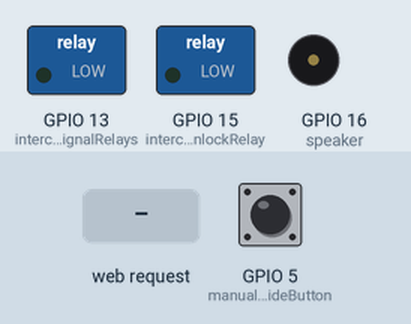
This sketch was run on a simulated ESP8266 (NodeMCU). Parts: switched loads named in the sketch (green lamp = pin HIGH), buzzer (waves = sounding, pin HIGH). The test bench sets the inputs (shaded band); at power-on: GPIO 5 (manualOverrideButton) HIGH. WiFi joins after 1.5 s; servers stay silent unless stated.

Above: at 1.2 s.
1.3 s: HTTP request GET /unlock=true received
At 1.7 s:
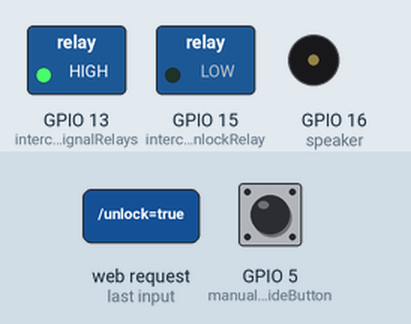
At 2.3 s:
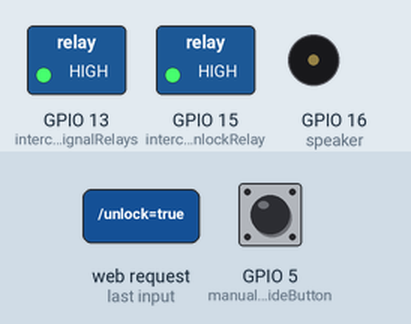
4.3 s: GPIO 5 (manualOverrideButton) pulled LOW for 3.2 s
At 7.9 s:
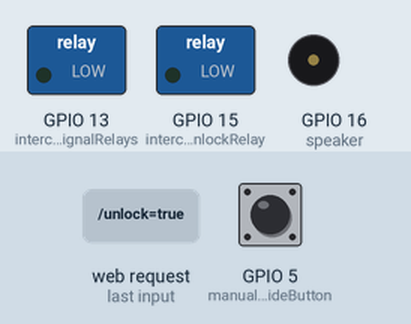
Timing chart, 0 to 9.4 s (numbered marks = the images above; inputs shaded):
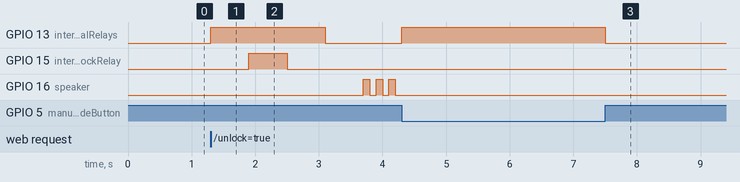

The sketch:

webserver-esp8266.ino
```cpp
#include <ESP8266WiFi.h>

const char* ssid = "hackafe.org";
const char* password = "";

#define manualOverrideButton 5
#define intercomSignalRelays 13
#define intercomUnlockRelay 15
#define speaker 16

byte buttonState = HIGH;
boolean isLocked = true;
String request = "";
String accessStatus = "";
String imageStatus = "";
String string1 = "HTTP/1.1 200 OK\n";
String string2 = "Content-Type: text/html\n";
String string3 = "\n"; // do not forget this one
String string4 = "", string5 = "", string6 = "", string7 = "";
String formString = "", buttonsString="", finalString = "";

//18-FE-34-A1-FE-94  esp mac

IPAddress ip(192, 168, 1, 78);
IPAddress gateway(192, 168, 1, 1);
IPAddress subnet(255, 255, 255, 0);

WiFiServer server(80);
WiFiClient client = server.available();

void renderPage(bool isLocked);
void makeSound();

void setup() {
  pinMode(intercomSignalRelays, OUTPUT);
  pinMode(intercomUnlockRelay, OUTPUT);
  pinMode(speaker, OUTPUT);
  digitalWrite(intercomSignalRelays, LOW);
  digitalWrite(intercomUnlockRelay, LOW);
  analogWrite(speaker, 0);

  WiFi.config(ip, gateway, subnet);
  WiFi.begin(ssid, password);

  server.begin();

  string4 = "<!DOCTYPE html>\n\
<html lang=\"en\">\n\
  <head>\n\
    <title>Hackafe door system</title>\n\
    <meta charset=\"UTF-8\" />\n\
    <meta name=\"viewport\" content=\"width=device-width, initial-scale=1, maximum-scale=1, user-scalable=no\" />\n\
    <link rel=\"stylesheet\" href=\"https://maxcdn.bootstrapcdn.com/bootstrap/3.3.7/css/bootstrap.min.css\" integrity=\"sha384-BVYiiSIFeK1dGmJRAkycuHAHRg32OmUcww7on3RYdg4Va+PmSTsz/K68vbdEjh4u\" crossorigin=\"anonymous\" />\n\
    <link rel=\"stylesheet\" href=\"https://hackafe.github.io/door-system/css/style.css\" />\n\
  </head>\n\
  <body>\n\
    <div class=\"container-fluid\">\n\
      <div class=\"row\">\n\
        <div class=\"col-sm-3\"></div>\n\
        <div class=\"col-sm-2\"></div>\n\
        <div class=\"col-sm-2\">\n\
          <a href=\"http://www.hackafe.org\" title=\"Hackafe website\">\n\
            <img class=\"img-responsive center-block\" src=\"https://hackafe.github.io/door-system/images/hackafe-logo-black-yellow-transparent.png\" draggable=\"false\" />\n\
          </a>\n\
        </div>\n\
        <div class=\"col-sm-2\"></div>\n\
        <div class=\"col-sm-3\"></div>\n\
      </div>\n\
  <div class=\"row\">\n\
        <div class=\"col-sm-3\"></div>\n\
        <div class=\"col-sm-2\"></div>\n\
        <div class=\"col-sm-2\">\n\
          <a href=\"/unlock=true\" class=\"a center-block\">\n\
          ";
          //imageStatus
         string5 = " </a>\n\
        </div>\n\
        <div class=\"col-sm-2\"></div>\n\
        <div class=\"col-sm-3\"></div>\n\
      </div>\n\
<div class=\"row\">\n\
        <div class=\"col-sm-3\"></div>\n\
        <div class=\"col-sm-2\"></div>\n\
        <div class=\"col-sm-2\">\n\
          <h2 class=\"text center-block\">\n\
            <strong>\n\
            ";
            //accessStatus
          string6 = "  </strong>\n\
          </h2>\n\
        </div>\n\
        <div class=\"col-sm-2\"></div>\n\
        <div class=\"col-sm-3\"></div>\n\
      </div>\n\
  ";

  formString = "<div class=\"row\">\n\
      <div class=\"col-sm-3\"></div>\n\
      <div class=\"col-sm-2\"></div>\n\
      <div class=\"col-sm-2\">\n\
        <form action=\"/unlock=true\" method=\"get\" class=\"form  center-block\" id=\"form\">\n\
          <div class=\"form-group\">\n\
            <input type=\"password\" class=\"form-control\" id=\"password\" placeholder=\"Password\">\n\
          </div>\n\
        </form>\n\
        <a href=\"/unlock=true\" class=\"btn btn-lg btn-purple center-block\" role=\"button\" onclick=\"form.submit();\"><span class=\"glyphicon glyphicon-lock\"></span>&nbsp;Unlock</a>\n\
      </div>\n\
      <div class=\"col-sm-2\"></div>\n\
      <div class=\"col-sm-3\"></div>\n\
    </div>\n\
    <br />\n\
  ";

  buttonsString = "<div class=\"row\">\n\
      <div class=\"col-sm-3\"></div>\n\
      <div class=\"col-sm-2\"></div>\n\
      <div class=\"col-sm-2\">\n\
        <a href=\"http://192.168.1.78\" class=\"btn btn-lg btn-green center-block\" role=\"button\">Back</a>\n\
      </div>\n\
      <div class=\"col-sm-2\"></div>\n\
      <div class=\"col-sm-3\"></div>\n\
    </div>\n\
    <br />\n\
  ";

  string7 = "<div class=\"row\">\n\
          <div class=\"col-sm-3\"></div>\n\
          <div class=\"col-sm-2\"></div>\n\
          <div class=\"col-sm-2\">\n\
            <a href=\"\" class=\"a center-block\">Copyright &copy; 2017 Hackafe.</a>\n\
          </div>\n\
          <div class=\"col-sm-2\"></div>\n\
          <div class=\"col-sm-3\"></div>\n\
        </div>\n\
      </div>\n\
    </body>\n\
  </html>\n\
  ";
}

void loop() {

  if (digitalRead(manualOverrideButton) == LOW) {
    buttonState = LOW;
    digitalWrite(intercomSignalRelays, HIGH);
  } else {
    buttonState = HIGH;
    digitalWrite(intercomSignalRelays, LOW);
  }

  client = server.available();

  if (!client) {
    return;
  }

  request = client.readStringUntil('\r');
  client.flush();

  if (request.indexOf("/unlock=true") != -1) {
    isLocked = false;

    renderPage(isLocked);

    if (buttonState == LOW) {
      digitalWrite(intercomSignalRelays, LOW);
    } else {
      digitalWrite(intercomSignalRelays, HIGH);
    }
    delay(600);

    digitalWrite(intercomUnlockRelay, HIGH);
    delay(600);

    digitalWrite(intercomUnlockRelay, LOW);
    delay(600);

    if (buttonState == LOW) {
      digitalWrite(intercomSignalRelays, HIGH);
    } else {
      digitalWrite(intercomSignalRelays, LOW);
    }

    delay(600);
    makeSound();
  }

  if (isLocked) {
    renderPage(isLocked);
  }
  isLocked = true;
  client.stop();
}

void renderPage(bool isLocked) {
  switch (isLocked) {
    case 0:
      accessStatus = "Access Granted!";
      imageStatus = "<img class=\"img-responsive center-block\" src=\"https://hackafe.github.io/door-system/images/unlocked.png\" draggable=\"false\" />";
      break;
    case 1:
      imageStatus = "<img class=\"img-responsive center-block\" src=\"https://hackafe.github.io/door-system/images/locked.png\" draggable=\"false\" />";
      break;
    default:;
  }

  if (isLocked) {
    finalString = string4 + imageStatus + string5 + string6 + formString + string7;
  } else {
    finalString = string4 + imageStatus + string5 + accessStatus + string6 + buttonsString + string7;
  }
  client.println(finalString);
}

void makeSound() {
  analogWrite(speaker, 255);
  delay(100);
  analogWrite(speaker, 0);
  delay(100);

  analogWrite(speaker, 255);
  delay(100);
  analogWrite(speaker, 0);
  delay(100);

  analogWrite(speaker, 255);
  delay(100);
  analogWrite(speaker, 0);
  delay(100);
}
```

Measured:
- after the input at 1.3 s, GPIO 13 (intercomSignalRelays): LOW → HIGH at once, → LOW 1.8 s later; GPIO 15 (intercomUnlockRelay): LOW → HIGH after 0.60 s, → LOW 0.60 s later; GPIO 16 (speaker): alternates HIGH for 0.10 s and LOW for 0.10 s, starting after 2.4 s
- after the input at 4.3 s, GPIO 13 (intercomSignalRelays): LOW → HIGH at once, → LOW 3.2 s later
